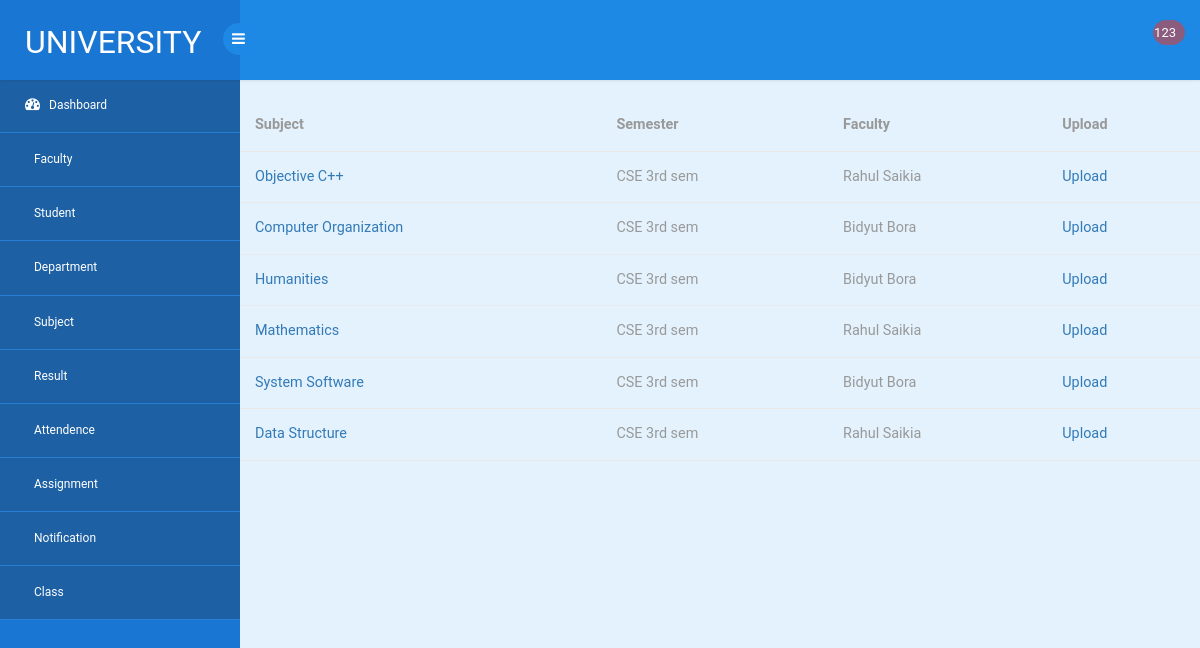
/Admin/assignment/listsubject.php?class=CSE-03&dept=CSE (signed in), run on the app's committed database.
### tables this page shows
CREATE TABLE `Class_scedule` (
  `Dept_id` varchar(15) NOT NULL,
  `Class_Code` varchar(15) NOT NULL,
  `Subject_Code` varchar(15) NOT NULL,
  `Faculty_id` varchar(15) NOT NULL
);

CREATE TABLE `Subject` (
  `Dept_id` varchar(15) NOT NULL,
  `Class_Code` varchar(15) NOT NULL,
  `Subject_Code` varchar(15) NOT NULL,
  `Subject_name` varchar(50) NOT NULL,
  `Credit` int(2) NOT NULL
);

CREATE TABLE `Class` (
  `Dept_id` varchar(15) NOT NULL,
  `Class_Code` varchar(15) NOT NULL,
  `Class_name` varchar(15) NOT NULL
);

CREATE TABLE `Faculty` (
  `Faculty_id` varchar(15) NOT NULL,
  `Name` varchar(100) NOT NULL,
  `Email` varchar(30) NOT NULL,
  `Address` varchar(50) NOT NULL,
  `DOB` date NOT NULL,
  `Joining_date` varchar(10) NOT NULL,
  `Contact_no` varchar(11) NOT NULL,
  `Post` varchar(15) NOT NULL,
  `Dept_id` varchar(15) NOT NULL
);

### Admin/assignment/listsubject.php (the view, shortened to what this page needs)
<?php
  $temp=$_SESSION['uid'];
 if(!isset($temp))
      {
              header('location:../../Admin.php');
       }
  else
    {
    	$id=$_GET['class'];
      $dept=$_GET['dept'];
$db=getDB();
$sql1=$db->prepare("SELECT * FROM `Class_scedule` where Class_Code=:di ");
$sql1->bindParam(':di',$id,PDO::PARAM_STR);
$sql1->execute();
$data=$sql1->fetchAll(PDO::FETCH_ASSOC);
?>
<!DOCTYPE html>
<html>
<?php include 'head.php' ;?>
<body>
  <section id="container">
<?php include 'nav-header.php';
 ?>
 <?php include 'nav_sidebar.php' ; ?>
 <section id="main-content">
 <div style="padding-top: 100px;">
 		<table class="table table-bordered-primary">
      <tr>
        <th>Subject</th>
        <th>Semester</th>
        <th>Faculty</th>
        <th>Upload</th>
      </tr>
      <?php foreach($data as $row)
      {
        $stmt=$db->prepare('SELECT * FROM `Class` where Class_Code=:cls');
        $stmt->bindParam(':cls',$row['Class_Code'],PDO::PARAM_STR);
        $stmt->execute();
        $data1=$stmt->fetch(PDO::FETCH_OBJ);
         $stmt1=$db->prepare('SELECT * FROM `Faculty` where Faculty_id=:fid');
        $stmt1->bindParam(':fid',$row['Faculty_id'],PDO::PARAM_STR);
        $stmt1->execute();
        $data2=$stmt1->fetch(PDO::FETCH_OBJ);
      $stmt3=$db->prepare('SELECT * FROM `Subject` where Subject_Code=:sid');
        $stmt3->bindParam(':sid',$row['Subject_Code'],PDO::PARAM_STR);
        $stmt3->execute();
        $data3=$stmt3->fetch(PDO::FETCH_OBJ);
      echo '<tr>
               <td> <a href="listassignment.php?id='.$data3->Subject_Code.'&dept='.$dept.'">'.$data3->Subject_name.'</a></td>
                <td>'.$data1->Class_name.'</td>
                <td>'.$data2->Name.'</td>
                 <td><a href="uploadAssignment.php?sub='.$data3->Subject_Code.'&dept='.$dept.'">'.'Upload'.'</td>
      </tr>';
    }
      ?>
    </table>
 </div>
</section>
</section>
</body>
</html>
<?php
}
?>

### Admin/assignment/head.php (shortened to what this page needs)
<head>
<link rel="stylesheet" href="../../css/bootstrap.min.css" >
<link rel="stylesheet" href="../../css/style1.css" >
<link href="../../css/style.css" rel='stylesheet' type='text/css' />
<link href="../../css/style-responsive.css" rel="stylesheet"/>
<link rel="stylesheet" href="../../css/font.css" type="text/css"/>
<link href="../../css/font-awesome.css" rel="stylesheet">
<link rel="stylesheet" href="../../css/morris.css" type="text/css"/>
<link rel="stylesheet" href="../../css/monthly.css">
</head>

### Admin/assignment/nav-header.php (shortened to what this page needs)
<header class="header fixed-top clearfix">
<div class="brand">
    <a href="../index.php" class="logo">UNIVERSITY
    </a>
    <div class="sidebar-toggle-box">
        <div class="fa fa-bars"></div>
    </div>
</div>
<div class="top-nav clearfix">
    <ul class="nav pull-right top-menu">
        <li class="dropdown">
            <a data-toggle="dropdown" style="width: auto;" class="dropdown-toggle" href="#">
                <span class="username" >
                    <?php echo $temp; ?></span>
            </a>
        </li>
    </ul>
</div>
</header>

### Admin/assignment/nav_sidebar.php (shortened to what this page needs)
<aside>
    <div id="sidebar" class="nav-collapse">
        <div class="leftside-navigation">
            <ul class="sidebar-menu" id="nav-accordion">
                <li>
                    <a class="active" href="../index.php">
                        <i class="fa fa-dashboard"></i>
                        <span>Dashboard</span>
                    </a>
                </li>
                 <li>
                    <a class="active" href="../faculty/faculty.php">
                        <span>Faculty</span>
                    </a>
                </li>
                 <li>
                    <a class="active" href="../student/student.php">
                        <span>Student</span>
                    </a>
                </li>
                 <li>
                    <a class="active" href="../department/department.php">
                        <span>Department</span>
                    </a>
                </li>
                <li>
                    <a class="active" href="../subject/subject.php">
                        <span>Subject</span>
                    </a>
                </li>
                <li>
                    <a class="active" href="../result/result.php">
                        <span>Result</span>
                    </a>
                </li>
                <li>
                    <a class="active" href="../attendence/attendence.php">
                        <span>Attendence</span>
                    </a>
                </li>
                <li>
                    <a class="active" href="assignment.php">
                        <span>Assignment</span>
                    </a>
                </li>
                 <li>
                    <a class="active" href="../notification/notification.php">
                        <span>Notification</span>
                    </a>
                </li>
                  <li>
                    <a class="active" href="../class/class.php">
                        <span>Class</span>
                    </a>
                </li>
            </ul>            </div>
    </div>
</aside>

### css/style1.css (style rules this page uses)
body { overflow-x: hidden; }

### css/style.css (style rules this page uses)
ul, ol { margin: 0; }
html, body { font-family: 'Roboto', sans-serif; font-size: 100%; overflow-x: hidden; background-color: #e3f2fd; background-size:cover; }
body a { transition: 0.5s all ease; -webkit-transition: 0.5s all ease; -moz-transition: 0.5s all ease; -o-transition: 0.5s all ease; -ms-transition: 0.5s all ease; text-decoration:none; }
ul,label { margin:0; padding:0; }
#sidebar { width:240px; height:100%; position:fixed; background-color: #1976d2 ; -webkit-transition:all .3s ease-in-out; -moz-transition:all .3s ease-in-out; -o-transition:all .3s ease-in-out; transition:all .3s ease-in-out; }
#sidebar ul li { position: relative; }
.leftside-navigation,.right-stat-bar { height: 100%; }
ul.sidebar-menu,ul.sidebar-menu li ul.sub { margin:-2px 0 0; padding:0; }
ul.sidebar-menu { padding-top:80px; }
ul.sidebar-menu li { border-bottom:1px solid rgba(255,255,255,0.05); }
ul.sidebar-menu li a span { display:inline-block; }
ul.sidebar-menu li a { color:#fff; text-decoration:none; display:block; padding:18px 0 18px 25px; font-size:12px; outline:none; -webkit-transition:all 0.3s ease; -moz-transition:all 0.3s ease; -o-transition:all 0.3s ease; -ms-transition:all 0.3s ease; transition:all 0.3s ease; }
ul.sidebar-menu li a.active, ul.sidebar-menu li a:hover, ul.sidebar-menu li a:focus { background: rgba(40, 40, 46, 0.28); color: #fff; display: block; -webkit-transition: all 0.3s ease; -moz-transition: all 0.3s ease; -o-transition: all 0.3s ease; -ms-transition: all 0.3s ease; transition: all 0.3s ease; }
ul.sidebar-menu li a i { font-size:15px; padding-right:6px; }
ul.sidebar-menu li a.active i { color:#fff; }
#main-content { margin-left:240px; -webkit-transition:all .3s ease-in-out; -moz-transition:all .3s ease-in-out; -o-transition:all .3s ease-in-out; transition:all .3s ease-in-out; }
.header { left:0; right:0; z-index:1002; background:#1e88e5; -webkit-transition:all .3s ease-in-out; -moz-transition:all .3s ease-in-out; -o-transition:all .3s ease-in-out; transition:all .3s ease-in-out; }
.fixed-top { position:fixed; box-shadow:1px 0 3px rgba(0,0,0,.15); }
.brand { background:#1976d2; float:left; width:240px; height:80px; position:relative; }
a.logo { font-size:32px; color:#fff; float:left; margin:20px 0 0 25px; text-transform:uppercase; }
#top_menu .nav>li,ul.top-menu>li { float:left; }
ul.top-menu { margin-right:15px; margin-top: 0; }
ul.top-menu > li > a { color: #fff; font-size: 16px; background: #8b5c7e; padding: 4px 8px; margin-right: 15px; border-radius: 50%; -webkit-border-radius: 50%; padding-right: 8px !important; }
.top-nav { margin-top:20px; }
.top-nav .username { font-size:13px; color:#fff; }
.top-nav ul.top-menu>li>a { border-radius: 100px; -webkit-border-radius: 100px; padding: 0px; background: none; margin-right: 0; border: 1px solid #8b5c7e; background: #8b5c7e; }
.top-nav ul.top-menu>li { margin-left:10px; }
.sidebar-toggle-box { float:left; margin-top:23px; margin-left:-15px; background:#1e88e5; border-radius:50%; -webkit-border-radius:50%; width:32px; height:32px; position:absolute; right:-15px; }
.sidebar-toggle-box .fa-bars { cursor:pointer; display:inline-block; font-size:15px; padding:8px 8px 8px 9px; color:#fff; }
.table>tbody>tr>td, .table>tbody>tr>th, .table>tfoot>tr>td, .table>tfoot>tr>th, .table>thead>tr>td, .table>thead>tr>th { border-bottom: 1px solid #e9e9e9 ! important; }
.table > thead > tr > th, .table > tbody > tr > th, .table > tfoot > tr > th, .table > thead > tr > td, .table > tbody > tr > td, .table > tfoot > tr > td { border-top: none !important; }
.table td, .table>tbody>tr>td, .table>tbody>tr>th, .table>tfoot>tr>td, .table>tfoot>tr>th, .table>thead>tr>td, .table>thead>tr>th { padding: 15px!important; }
.table > thead > tr > th, .table > tbody > tr > th, .table > tfoot > tr > th, .table > thead > tr > td, .table > tbody > tr > td, .table > tfoot > tr > td { font-size: 0.9em; color: #999; border-top: none !important; }

### data on the page
class_scedule: subject.Subject_name "Objective C++", class.Class_name "CSE 3rd sem", faculty.Name "Rahul Saikia"
class_scedule: subject.Subject_name "Computer Organization", class.Class_name "CSE 3rd sem", faculty.Name "Bidyut Bora"
class_scedule: subject.Subject_name "Humanities", class.Class_name "CSE 3rd sem", faculty.Name "Bidyut Bora"
class_scedule: subject.Subject_name "Mathematics", class.Class_name "CSE 3rd sem", faculty.Name "Rahul Saikia"
class_scedule: subject.Subject_name "System Software", class.Class_name "CSE 3rd sem", faculty.Name "Bidyut Bora"
class_scedule: subject.Subject_name "Data Structure", class.Class_name "CSE 3rd sem", faculty.Name "Rahul Saikia"

### other printed values
$temp "123"
